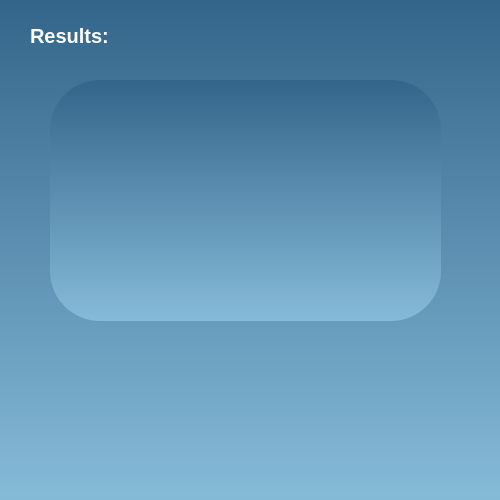
<?xml version="1.0" encoding="UTF-8"?>
<ui version="4.0">
 <class>Dialog</class>
 <widget class="QDialog" name="Dialog">
  <property name="geometry">
   <rect>
    <x>0</x>
    <y>0</y>
    <width>500</width>
    <height>500</height>
   </rect>
  </property>
  <property name="windowTitle">
   <string>Dialog</string>
  </property>
  <property name="styleSheet">
   <string notr="true">
font: &quot;Arial&quot;;
color: #2F4858;
background-color: qlineargradient(spread:pad, x1:0, y1:0, x2:0, y2:1, stop:0 rgba(51, 101, 138, 255), stop:1 rgba(134, 187, 216, 255));</string>
  </property>
  <widget class="QLabel" name="title">
   <property name="geometry">
    <rect>
     <x>30</x>
     <y>0</y>
     <width>451</width>
     <height>71</height>
    </rect>
   </property>
   <property name="styleSheet">
    <string notr="true">font-size:20px;
font-weight:bold;
background-color: none;
color: white;</string>
   </property>
   <property name="text">
    <string>Results:</string>
   </property>
  </widget>
  <widget class="QLabel" name="imgPreview">
   <property name="geometry">
    <rect>
     <x>50</x>
     <y>80</y>
     <width>391</width>
     <height>241</height>
    </rect>
   </property>
   <property name="styleSheet">
    <string notr="true">border-radius: 50%;</string>
   </property>
   <property name="text">
    <string/>
   </property>
   <property name="pixmap">
    <pixmap>../../Downloads/image-modified.png</pixmap>
   </property>
   <property name="scaledContents">
    <bool>true</bool>
   </property>
  </widget>
  <widget class="QLabel" name="image_path">
   <property name="geometry">
    <rect>
     <x>50</x>
     <y>330</y>
     <width>391</width>
     <height>61</height>
    </rect>
   </property>
   <property name="styleSheet">
    <string notr="true">background-color: none;</string>
   </property>
   <property name="text">
    <string/>
   </property>
  </widget>
 </widget>
 <resources/>
 <connections/>
</ui>
